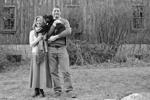
#> input picture i1_normalized.png, 150 x 100 px
$ python -i saliency.py   (imports and definitions only)
#> lines starting #> are read from the running program, lines starting #| are printed output that depends on the picture
#> further down, picture is the input picture: shape (100, 150, 3); min 0, max 255, mean 123
# saliency.py
import cv2
import numpy as np
from skimage.color import rgb2lab, gray2rgb
from skimage.io import imread
from skimage.transform import rescale

# ------------------------
# Spectral Residual Saliency
# ------------------------
def spectral_residual_saliency(img, width=128):
    """
    Compute saliency map using Spectral Residual method.
    Input:
        img: RGB image as numpy array
        width: resize width for computation
    Output:
        saliency_map: float32 numpy array normalized [0,1]
    """
#> called with width = 128
    # Convert to grayscale
    img_gray = cv2.cvtColor(img, cv2.COLOR_RGB2GRAY)
    h, w = img_gray.shape
#> h = 100; w = 150
    new_h = int(width * h / w)
#> new_h = 85
    img_resized = cv2.resize(img_gray, (width, new_h))
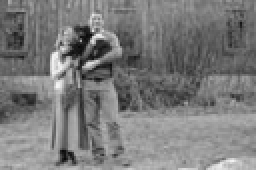
#> img_resized: shape (85, 128) (shown 2 times larger); min 8, max 245, mean 122.9

    # Fourier Transform
    c = cv2.dft(np.float32(img_resized), flags=cv2.DFT_COMPLEX_OUTPUT)
    mag = np.sqrt(c[:,:,0]**2 + c[:,:,1]**2)
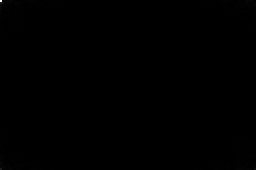
#> mag: shape (85, 128) float32 (shown 2 times larger); min 9.94, max 1337188, mean 1701.1; drawn with min black and max white

    # Spectral Residual
    log_mag = np.log(mag + 1e-8)
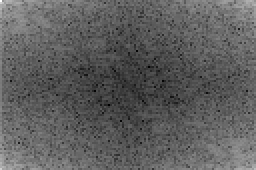
#> log_mag: shape (85, 128) float32 (shown 2 times larger); min 2.3, max 14.11, mean 6.69; drawn with min black and max white
    avg_log_mag = cv2.boxFilter(log_mag, -1, (3,3))
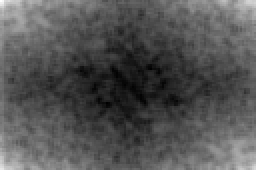
#> avg_log_mag: shape (85, 128) float32 (shown 2 times larger); min 4.48, max 11.14, mean 6.69; drawn with min black and max white
    spectral_residual = np.exp(log_mag - avg_log_mag)
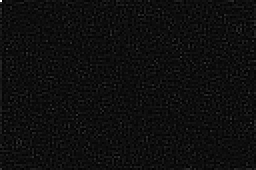
#> spectral_residual: shape (85, 128) float32 (shown 2 times larger); min 0.025, max 19.45, mean 1.16; drawn with min black and max white

    # Apply residual to original complex
    c[:,:,0] = c[:,:,0] * spectral_residual / (mag + 1e-8)
    c[:,:,1] = c[:,:,1] * spectral_residual / (mag + 1e-8)

    # Inverse Fourier
    c_inv = cv2.dft(c, flags=(cv2.DFT_INVERSE | cv2.DFT_SCALE))
    sal_map = c_inv[:,:,0]**2 + c_inv[:,:,1]**2

    # Gaussian smoothing and normalization
    sal_map = cv2.GaussianBlur(sal_map, (9,9), 3)
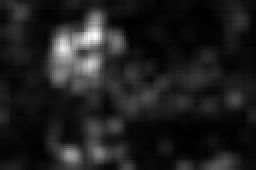
#> sal_map: shape (85, 128) float32 (shown 2 times larger); min 2.33e-05, max 0.0011, mean 0.000154; drawn with min black and max white
    sal_map = cv2.normalize(sal_map, None, 0., 1., cv2.NORM_MINMAX)

    return sal_map


# ------------------------
# BMS Saliency
# ------------------------
N_THRESHOLDS = 10

# [64 lines left out: functions activate_boolean_map, compute_bms_saliency, load_rgb_image, not called in this run]

>>> import cv2
>>> picture = cv2.cvtColor(cv2.imread('i1_normalized.png'), cv2.COLOR_BGR2RGB)
>>> result = spectral_residual_saliency(picture)
